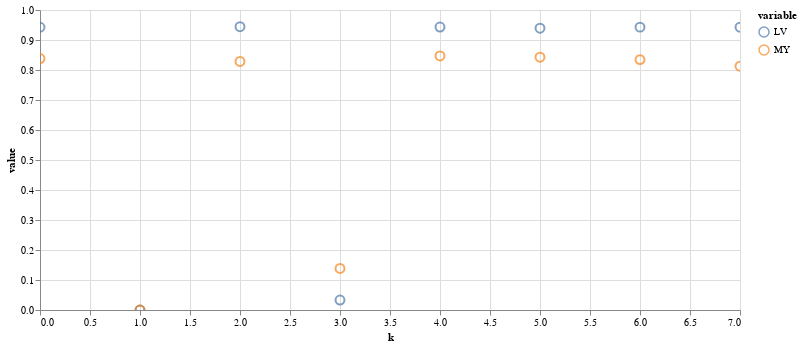

Write notebook code for a chart like this one.
### Code cell
results = eval_dihedral_series(img(), trueMask(), trainedModel, components=['bg','LV','MY'])
plot_eval_series(results, chart_type="point")

### Figure 1 — Vega-Lite specification as saved in the notebook (floating-point values rounded to 4 significant figures)
{"config": {"view": {"continuousWidth": 400, "continuousHeight": 300}}, "data": {"name": "data-bb025b3f176fe24c7c438045af1fd3dd"}, "mark": {"type": "point", "size": 80}, "encoding": {"color": {"type": "nominal", "field": "variable"}, "tooltip": {"type": "quantitative", "field": "value"}, "x": {"type": "quantitative", "field": "k"}, "y": {"type": "quantitative", "field": "value"}}, "height": 300, "selection": {"selector006": {"type": "interval", "bind": "scales", "encodings": ["x", "y"]}}, "width": 700, "$schema": "https://vega.github.io/schema/vega-lite/v4.8.1.json", "datasets": {"data-bb025b3f176fe24c7c438045af1fd3dd": [{"k": 0, "variable": "LV", "value": 0.9425}, {"k": 1, "variable": "LV", "value": 0.0}, {"k": 2, "variable": "LV", "value": 0.9442}, {"k": 3, "variable": "LV", "value": 0.03316}, {"k": 4, "variable": "LV", "value": 0.943}, {"k": 5, "variable": "LV", "value": 0.9393}, {"k": 6, "variable": "LV", "value": 0.9429}, {"k": 7, "variable": "LV", "value": 0.9426}, {"k": 0, "variable": "MY", "value": 0.8381}, {"k": 1, "variable": "MY", "value": 0.0}, {"k": 2, "variable": "MY", "value": 0.8284}, {"k": 3, "variable": "MY", "value": 0.1386}, {"k": 4, "variable": "MY", "value": 0.8468}, {"k": 5, "variable": "MY", "value": 0.8426}, {"k": 6, "variable": "MY", "value": 0.8346}, {"k": 7, "variable": "MY", "value": 0.8128}]}}
